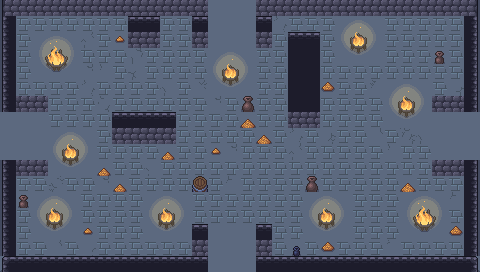

Tiled map render using the project's own tile images. Description and the map definition, with tile-layer contents summarised, below:
An orthogonal 30x17 tile map with 16x16 px tiles, 6 tile layers (ground, dressing, decor, walls, ...), 5 tilesets and 12 objects (5x ENTRY, 5x ENEMY, 2x PROP).

<map version="1.10" tiledversion="1.10.2" orientation="orthogonal" renderorder="right-down" width="30" height="17" tilewidth="16" tileheight="16" infinite="0" nextlayerid="8" nextobjectid="13">
 <tileset firstgid="1" name="wall" tilewidth="16" tileheight="16" tilecount="493" columns="17">
  <image source="../../../gfx/tiles/cove/walls_floor.png" width="272" height="464" />
 </tileset>
 <tileset firstgid="494" name="cracks" tilewidth="16" tileheight="16" tilecount="120" columns="8">
  <image source="../../../gfx/tiles/cove/cracks_floor.png" width="128" height="240" />
 </tileset>
 <tileset firstgid="614" name="wallcracks" tilewidth="16" tileheight="16" tilecount="256" columns="8">
  <image source="../../../gfx/tiles/cove/cracks_walls.png" width="128" height="512" />
 </tileset>
 <tileset firstgid="870" name="objects" tilewidth="16" tileheight="16" tilecount="216" columns="24">
  <image source="../../../gfx/tiles/cove/objects.png" width="384" height="144" />
 </tileset>
 <tileset firstgid="1086" name="fire" tilewidth="16" tileheight="16" tilecount="198" columns="11">
  <image source="../../../gfx/tiles/cove/fire.png" width="176" height="288" />
  <tile id="0">
   <animation>
    <frame tileid="0" duration="150" />
    <frame tileid="33" duration="150" />
    <frame tileid="66" duration="150" />
    <frame tileid="99" duration="150" />
    <frame tileid="132" duration="150" />
    <frame tileid="165" duration="150" />
   </animation>
  </tile>
  <tile id="1">
   <animation>
    <frame tileid="1" duration="150" />
    <frame tileid="34" duration="150" />
    <frame tileid="67" duration="150" />
    <frame tileid="100" duration="150" />
    <frame tileid="133" duration="150" />
    <frame tileid="166" duration="150" />
   </animation>
  </tile>
  <tile id="2">
   <animation>
    <frame tileid="2" duration="150" />
    <frame tileid="35" duration="150" />
    <frame tileid="68" duration="150" />
    <frame tileid="101" duration="150" />
    <frame tileid="134" duration="150" />
    <frame tileid="167" duration="150" />
   </animation>
  </tile>
  <tile id="3">
   <animation>
    <frame tileid="3" duration="150" />
    <frame tileid="36" duration="150" />
    <frame tileid="69" duration="150" />
    <frame tileid="102" duration="150" />
    <frame tileid="135" duration="150" />
    <frame tileid="168" duration="150" />
   </animation>
  </tile>
  <tile id="4">
   <animation>
    <frame tileid="4" duration="150" />
    <frame tileid="37" duration="150" />
    <frame tileid="70" duration="150" />
    <frame tileid="103" duration="150" />
    <frame tileid="136" duration="150" />
    <frame tileid="169" duration="150" />
   </animation>
  </tile>
  <tile id="5">
   <animation>
    <frame tileid="5" duration="150" />
    <frame tileid="38" duration="150" />
    <frame tileid="71" duration="150" />
    <frame tileid="104" duration="150" />
    <frame tileid="137" duration="150" />
    <frame tileid="170" duration="150" />
   </animation>
  </tile>
  <tile id="6">
   <animation>
    <frame tileid="6" duration="150" />
    <frame tileid="39" duration="150" />
    <frame tileid="72" duration="150" />
    <frame tileid="105" duration="150" />
    <frame tileid="138" duration="150" />
    <frame tileid="171" duration="150" />
   </animation>
  </tile>
  <tile id="7">
   <animation>
    <frame tileid="7" duration="150" />
    <frame tileid="40" duration="150" />
    <frame tileid="73" duration="150" />
    <frame tileid="106" duration="150" />
    <frame tileid="139" duration="150" />
    <frame tileid="172" duration="150" />
   </animation>
  </tile>
  <tile id="8">
   <animation>
    <frame tileid="8" duration="150" />
    <frame tileid="41" duration="150" />
    <frame tileid="74" duration="150" />
    <frame tileid="107" duration="150" />
    <frame tileid="140" duration="150" />
    <frame tileid="173" duration="150" />
   </animation>
  </tile>
  <tile id="9">
   <animation>
    <frame tileid="9" duration="150" />
    <frame tileid="42" duration="150" />
    <frame tileid="75" duration="150" />
    <frame tileid="108" duration="150" />
    <frame tileid="141" duration="150" />
    <frame tileid="174" duration="150" />
   </animation>
  </tile>
  <tile id="10">
   <animation>
    <frame tileid="10" duration="150" />
    <frame tileid="43" duration="150" />
    <frame tileid="76" duration="150" />
    <frame tileid="109" duration="150" />
    <frame tileid="142" duration="150" />
    <frame tileid="175" duration="150" />
   </animation>
  </tile>
  <tile id="11">
   <animation>
    <frame tileid="11" duration="150" />
    <frame tileid="44" duration="150" />
    <frame tileid="77" duration="150" />
    <frame tileid="110" duration="150" />
    <frame tileid="143" duration="150" />
    <frame tileid="176" duration="150" />
   </animation>
  </tile>
  <tile id="12">
   <animation>
    <frame tileid="12" duration="150" />
    <frame tileid="45" duration="150" />
    <frame tileid="78" duration="150" />
    <frame tileid="111" duration="150" />
    <frame tileid="144" duration="150" />
    <frame tileid="177" duration="150" />
   </animation>
  </tile>
  <tile id="13">
   <animation>
    <frame tileid="13" duration="150" />
    <frame tileid="46" duration="150" />
    <frame tileid="79" duration="150" />
    <frame tileid="112" duration="150" />
    <frame tileid="145" duration="150" />
    <frame tileid="178" duration="150" />
   </animation>
  </tile>
  <tile id="14">
   <animation>
    <frame tileid="14" duration="150" />
    <frame tileid="47" duration="150" />
    <frame tileid="80" duration="150" />
    <frame tileid="113" duration="150" />
    <frame tileid="146" duration="150" />
    <frame tileid="179" duration="150" />
   </animation>
  </tile>
  <tile id="15">
   <animation>
    <frame tileid="15" duration="150" />
    <frame tileid="48" duration="150" />
    <frame tileid="81" duration="150" />
    <frame tileid="114" duration="150" />
    <frame tileid="147" duration="150" />
    <frame tileid="180" duration="150" />
   </animation>
  </tile>
  <tile id="16">
   <animation>
    <frame tileid="16" duration="150" />
    <frame tileid="49" duration="150" />
    <frame tileid="82" duration="150" />
    <frame tileid="115" duration="150" />
    <frame tileid="148" duration="150" />
    <frame tileid="181" duration="150" />
   </animation>
  </tile>
  <tile id="17">
   <animation>
    <frame tileid="17" duration="150" />
    <frame tileid="50" duration="150" />
    <frame tileid="83" duration="150" />
    <frame tileid="116" duration="150" />
    <frame tileid="149" duration="150" />
    <frame tileid="182" duration="150" />
   </animation>
  </tile>
  <tile id="18">
   <animation>
    <frame tileid="18" duration="150" />
    <frame tileid="51" duration="150" />
    <frame tileid="84" duration="150" />
    <frame tileid="117" duration="150" />
    <frame tileid="150" duration="150" />
    <frame tileid="183" duration="150" />
   </animation>
  </tile>
  <tile id="19">
   <animation>
    <frame tileid="19" duration="150" />
    <frame tileid="52" duration="150" />
    <frame tileid="85" duration="150" />
    <frame tileid="118" duration="150" />
    <frame tileid="151" duration="150" />
    <frame tileid="184" duration="150" />
   </animation>
  </tile>
  <tile id="20">
   <animation>
    <frame tileid="20" duration="150" />
    <frame tileid="53" duration="150" />
    <frame tileid="86" duration="150" />
    <frame tileid="119" duration="150" />
    <frame tileid="152" duration="150" />
    <frame tileid="185" duration="150" />
   </animation>
  </tile>
  <tile id="21">
   <animation>
    <frame tileid="21" duration="150" />
    <frame tileid="54" duration="150" />
    <frame tileid="87" duration="150" />
    <frame tileid="120" duration="150" />
    <frame tileid="153" duration="150" />
    <frame tileid="186" duration="150" />
   </animation>
  </tile>
  <tile id="22">
   <animation>
    <frame tileid="22" duration="150" />
    <frame tileid="55" duration="150" />
    <frame tileid="88" duration="150" />
    <frame tileid="121" duration="150" />
    <frame tileid="154" duration="150" />
    <frame tileid="187" duration="150" />
   </animation>
  </tile>
  <tile id="23">
   <animation>
    <frame tileid="23" duration="150" />
    <frame tileid="56" duration="150" />
    <frame tileid="89" duration="150" />
    <frame tileid="122" duration="150" />
    <frame tileid="155" duration="150" />
    <frame tileid="188" duration="150" />
   </animation>
  </tile>
  <tile id="24">
   <animation>
    <frame tileid="24" duration="150" />
    <frame tileid="57" duration="150" />
    <frame tileid="90" duration="150" />
    <frame tileid="123" duration="150" />
    <frame tileid="156" duration="150" />
    <frame tileid="189" duration="150" />
   </animation>
  </tile>
  <tile id="25">
   <animation>
    <frame tileid="25" duration="150" />
    <frame tileid="58" duration="150" />
    <frame tileid="91" duration="150" />
    <frame tileid="124" duration="150" />
    <frame tileid="157" duration="150" />
    <frame tileid="190" duration="150" />
   </animation>
  </tile>
  <tile id="26">
   <animation>
    <frame tileid="26" duration="150" />
    <frame tileid="59" duration="150" />
    <frame tileid="92" duration="150" />
    <frame tileid="125" duration="150" />
    <frame tileid="158" duration="150" />
    <frame tileid="191" duration="150" />
   </animation>
  </tile>
  <tile id="27">
   <animation>
    <frame tileid="27" duration="150" />
    <frame tileid="60" duration="150" />
    <frame tileid="93" duration="150" />
    <frame tileid="126" duration="150" />
    <frame tileid="159" duration="150" />
    <frame tileid="192" duration="150" />
   </animation>
  </tile>
  <tile id="28">
   <animation>
    <frame tileid="28" duration="150" />
    <frame tileid="61" duration="150" />
    <frame tileid="94" duration="150" />
    <frame tileid="127" duration="150" />
    <frame tileid="160" duration="150" />
    <frame tileid="193" duration="150" />
   </animation>
  </tile>
  <tile id="29">
   <animation>
    <frame tileid="29" duration="150" />
    <frame tileid="62" duration="150" />
    <frame tileid="95" duration="150" />
    <frame tileid="128" duration="150" />
    <frame tileid="161" duration="150" />
    <frame tileid="194" duration="150" />
   </animation>
  </tile>
  <tile id="30">
   <animation>
    <frame tileid="30" duration="150" />
    <frame tileid="63" duration="150" />
    <frame tileid="96" duration="150" />
    <frame tileid="129" duration="150" />
    <frame tileid="162" duration="150" />
    <frame tileid="195" duration="150" />
   </animation>
  </tile>
  <tile id="31">
   <animation>
    <frame tileid="31" duration="150" />
    <frame tileid="64" duration="150" />
    <frame tileid="97" duration="150" />
    <frame tileid="130" duration="150" />
    <frame tileid="163" duration="150" />
    <frame tileid="196" duration="150" />
   </animation>
  </tile>
  <tile id="32">
   <animation>
    <frame tileid="32" duration="150" />
    <frame tileid="65" duration="150" />
    <frame tileid="98" duration="150" />
    <frame tileid="131" duration="150" />
    <frame tileid="164" duration="150" />
    <frame tileid="197" duration="150" />
   </animation>
  </tile>
 </tileset>
 <layer id="1" name="ground" width="30" height="17">
  <data>[510 cells, 510 non-empty, 1 distinct tile ids]</data>
 </layer>
 <layer id="2" name="dressing" width="30" height="17">
  <data>[510 cells, 349 non-empty, 49 distinct tile ids]</data>
 </layer>
 <layer id="3" name="decor" width="30" height="17">
  <data>[510 cells, 0 non-empty, 0 distinct tile ids]</data>
 </layer>
 <layer id="4" name="walls" width="30" height="17">
  <data>[510 cells, 78 non-empty, 8 distinct tile ids]</data>
 </layer>
 <layer id="5" name="props" width="30" height="17">
  <data>[510 cells, 55 non-empty, 9 distinct tile ids]</data>
 </layer>
 <layer id="6" name="overhead" width="30" height="17">
  <data>[510 cells, 0 non-empty, 0 distinct tile ids]</data>
 </layer>
 <objectgroup id="7" name="spawns">
  <object id="1" name="UP" type="ENTRY" x="232" y="24" />
  <object id="2" name="DOWN" type="ENTRY" x="232" y="248" />
  <object id="3" name="LEFT" type="ENTRY" x="24" y="136" />
  <object id="4" name="RIGHT" type="ENTRY" x="456" y="136" />
  <object id="5" name="" type="ENTRY" x="248" y="136" />
  <object id="6" name="" type="ENEMY" x="360" y="184" />
  <object id="7" name="" type="ENEMY" x="104" y="184" />
  <object id="8" name="" type="ENEMY" x="296" y="136" />
  <object id="9" name="" type="ENEMY" x="232" y="88" />
  <object id="10" name="" type="ENEMY" x="104" y="88" />
  <object id="11" name="torch" type="PROP" x="56" y="264" />
  <object id="12" name="torch" type="PROP" x="424" y="264" />
 </objectgroup>
</map>
